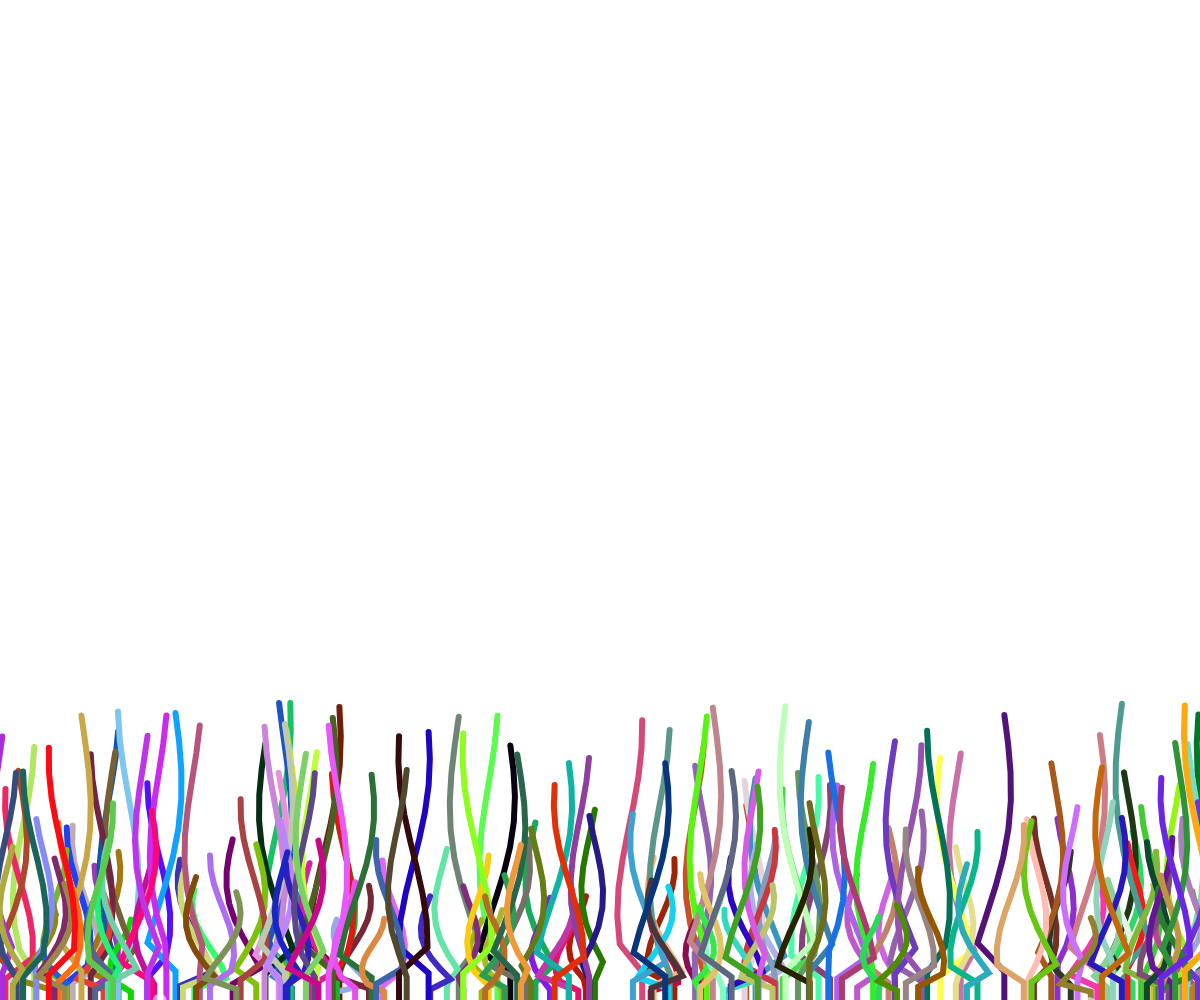
Frame 1 (no input)
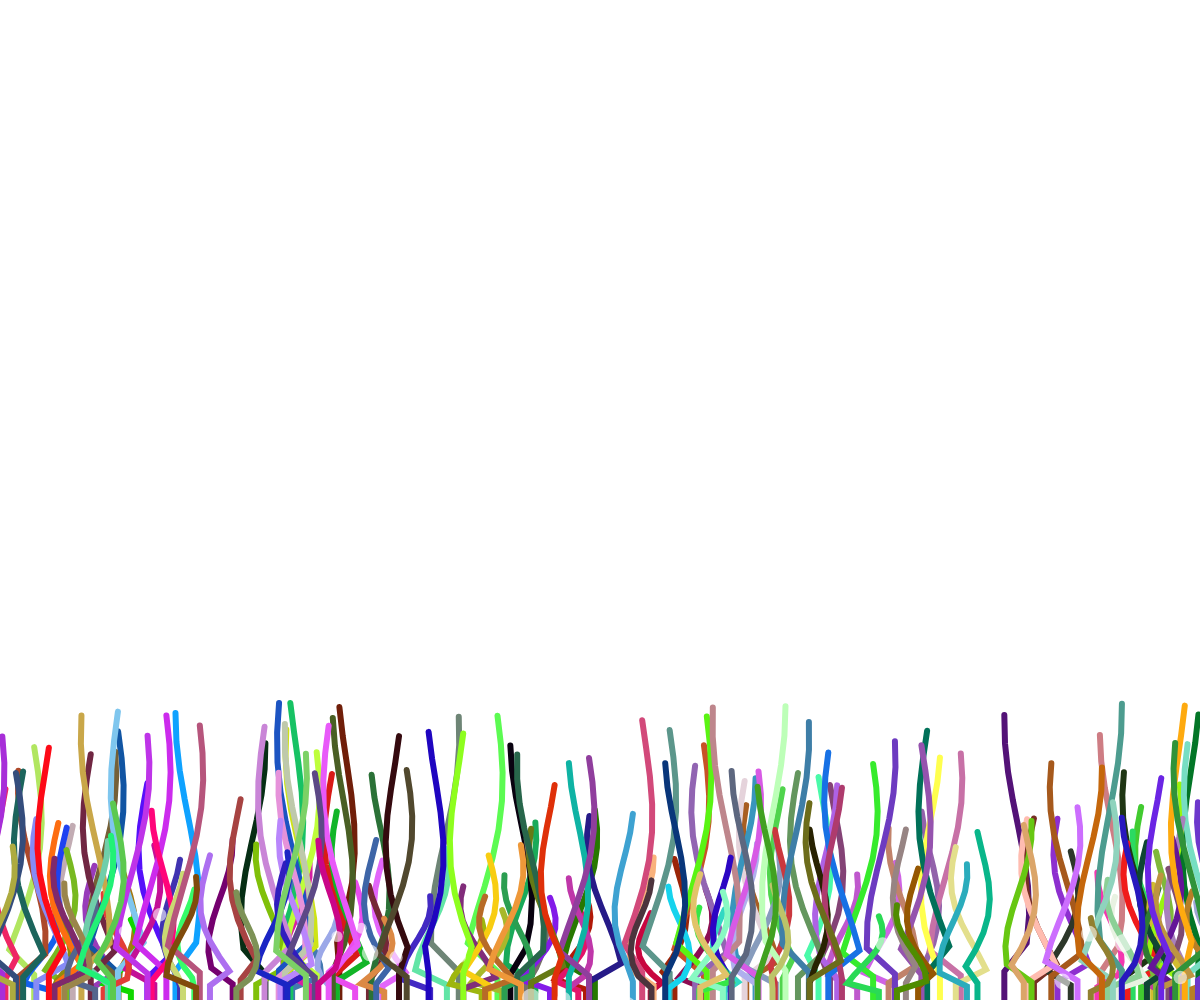
Frame 60 (no input)
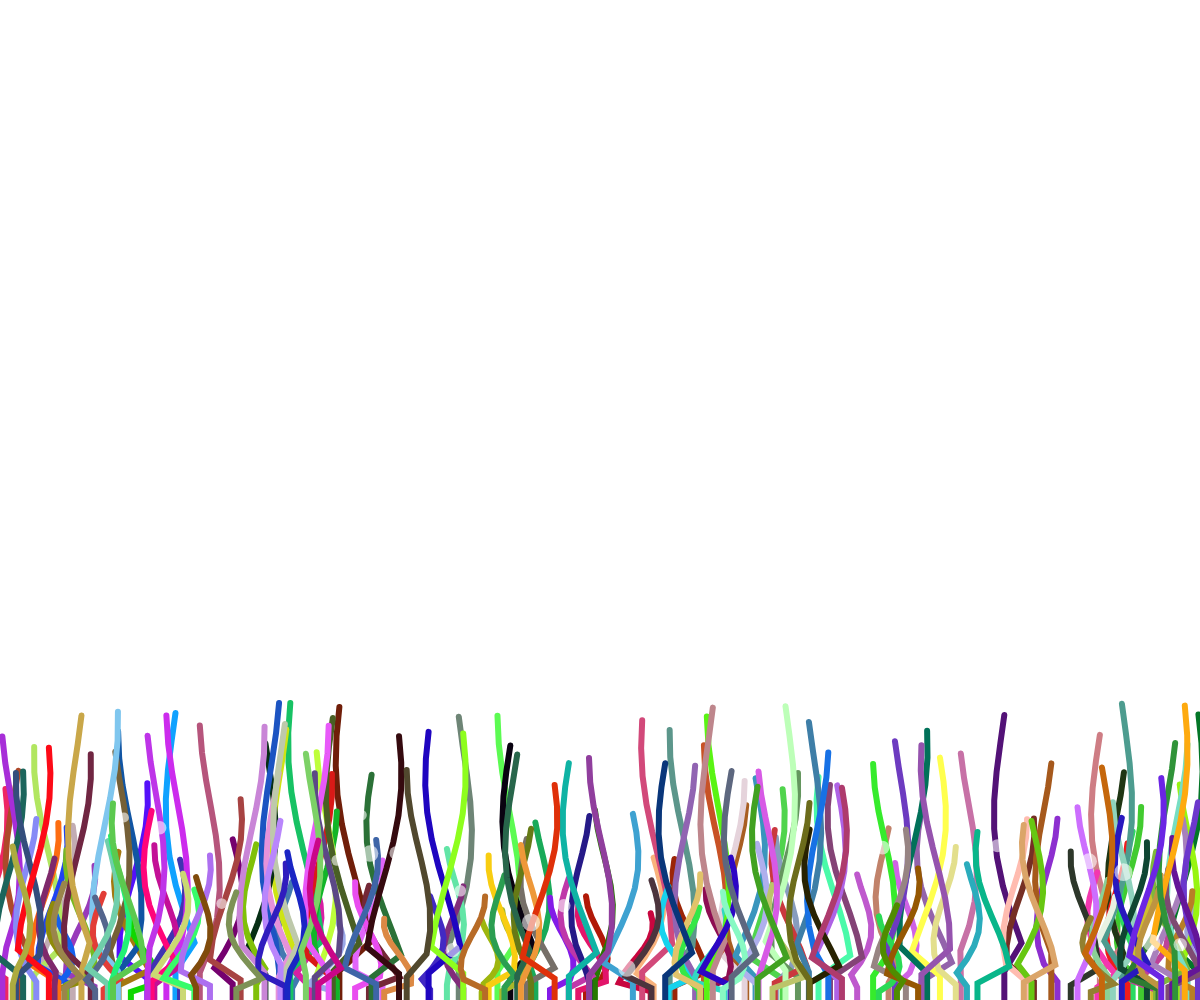
Frame 120 (the mouse pressed at the canvas centre since frame 60)

The p5.js sketch that drew these frames (run headless with seeded random() and noise() and a simulated clock; from frame 60 on, the mouse is pressed at the canvas centre):

// p5.js sketch
// ── sketch.js
let seaweeds = [];
let bubbles = [];

function setup() {
  let canvas = createCanvas(windowWidth, windowHeight);
  canvas.style('pointer-events', 'none'); // 讓滑鼠事件穿透畫布
  canvas.position(0, 0); // 畫布覆蓋整個視窗
  clear(); // 設置畫布背景為透明

  // 初始化多條海草
  for (let i = 0; i < 200; i++) {
    seaweeds.push({
      x: random(width), // 隨機的 x 座標
      y: height, // 固定在畫布底部
      height: random(80, 300), // 調大海草的高度
      width: 40, // 固定寬度
      color: color(random(255), random(255), random(255)), // 隨機鮮豔顏色
      offset: random(TWO_PI) // 每條海草的搖擺起始偏移
    });
  }

  // 初始化氣泡
  for (let i = 0; i < 20; i++) {
    bubbles.push({
      x: random(width), // 隨機的 x 座標
      y: random(height, height + 100), // 初始位置在畫布底部以下
      size: random(10, 20), // 隨機大小
      speed: random(0.5, 2) // 隨機上升速度
    });
  }
}

function draw() {
  clear(); // 確保背景透明

  // 繪製海草
  for (let seaweed of seaweeds) {
    drawSeaweed(seaweed);
  }

  // 繪製氣泡
  drawBubbles();
}

function drawSeaweed(seaweed) {
  noFill();
  stroke(seaweed.color);
  strokeWeight(6); // 將海草的線條粗度調整為 6

  beginShape();
  for (let i = 0; i <= 10; i++) {
    let t = i / 10; // 分段比例
    let sway = t < 0.2 ? 0 : sin(frameCount * 0.03 + seaweed.offset + t * PI) * seaweed.width * (1 - t); // 更自然的搖擺
    let x = seaweed.x + sway;
    let y = seaweed.y - t * seaweed.height;
    vertex(x, y);
  }
  endShape();
}

function drawBubbles() {
  noStroke();
  for (let bubble of bubbles) {
    fill(255, 255, 255, 150); // 半透明白色
    ellipse(bubble.x, bubble.y, bubble.size);

    // 氣泡緩慢上升
    bubble.y -= bubble.speed;

    // 如果氣泡超出畫布頂部，重置到底部
    if (bubble.y < -bubble.size) {
      bubble.y = height + bubble.size;
      bubble.x = random(width);
      bubble.size = random(10, 20);
      bubble.speed = random(0.5, 2);
    }
  }
}
